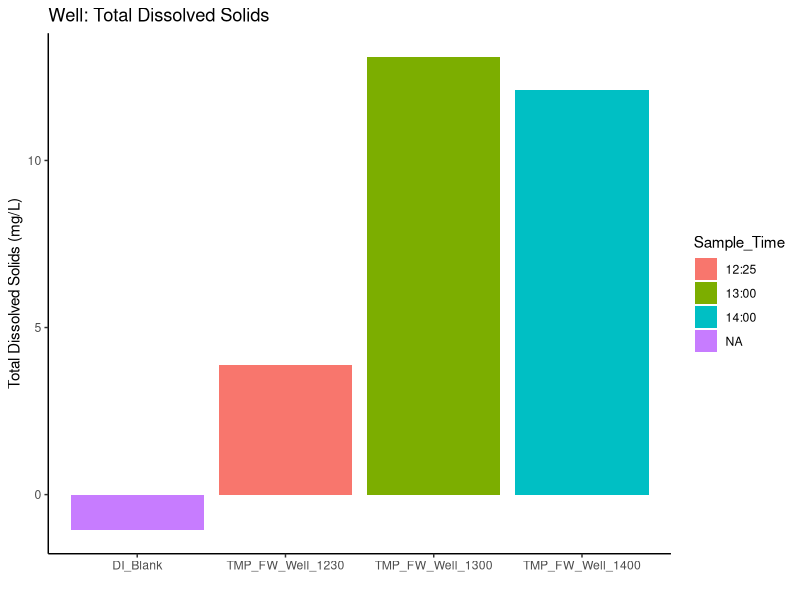
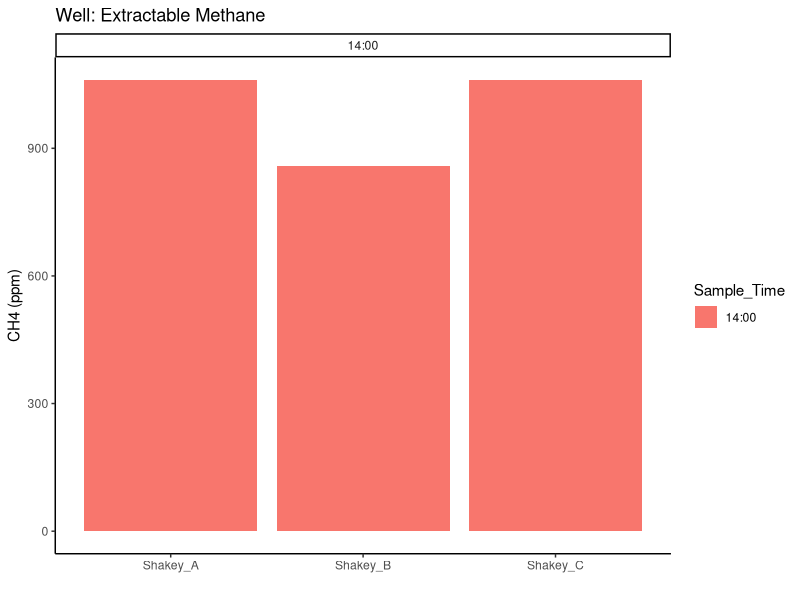
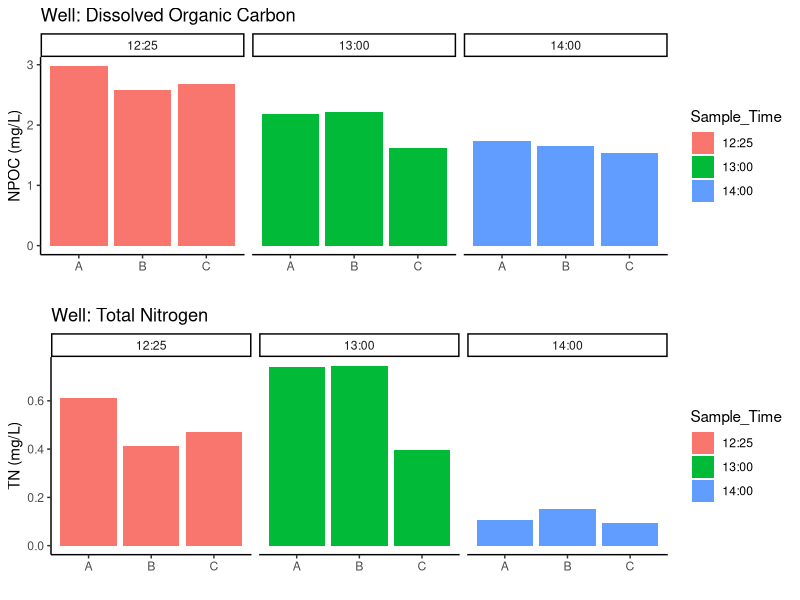

Reproduce these figures in R, in order.
## ---- chunk 1
library(ggplot2)
library(dplyr)
library(knitr)
library(ggpubr)
## ---- chunk 2

#read out title
cat("TSS Data: Samples filtered with GFF")

#Read in the data 
tss <- read.csv("Raw Data/COMPASS_TEMPEST_WellTest_TSS_Data.csv")
#head(tss)

#Calculate an Avg. Sample Weight and caluclate TSS mg/L
tss <- tss %>%
  mutate(Avg_Sample_Weight_g = 
           rowMeans(select(., Tin_Filter_Sample_Weight_Dry_g, 
                           Tin_Filter_Sample_Weight_Dry1_g), na.rm = TRUE))

tss$TSS_mgL <- ((tss$Avg_Sample_Weight_g - tss$Tin_Filter_Weight_g)*1000) /   
  (tss$Filtered_Volume_mL/1000)

final_tss <- tss %>% 
  #select(Project, Plot, grid, sample_name, Vial_ID, date, ) %>%
  mutate(
    Project = "COMPASS",   # new column with same value on every row
    Experiment = "TEMPEST: Well Test",
    Sample_Date = "2025-09-04",
    Sample_Time = c("12:25", "13:00", "14:00", "NA"),
    Replicate = c("A", "A","A", "NA")
  ) 

#this needs altered to match the tempest metadata and clean up 
final_tss <- final_tss %>%
  rename(sample_name = Sample_ID) %>%
  select(
    Project, Experiment, Sample_Date, Sample_Time, Replicate, sample_name,
    TSS_mgL, Filtered_Volume_mL
    # list columns in the order you want them
  )


#plot the TSS 
tss_plot <- ggplot(final_tss, aes(x=sample_name, y=TSS_mgL, fill=Sample_Time)) + 
  geom_bar(stat = "identity")  + 
  labs(title="Well: Total Dissolved Solids", 
       y="Total Dissolved Solids (mg/L)", x=" ") + theme_classic()
 
print(tss_plot)

##remove the DI blank and make a table 
tss_table <- final_tss %>%
  filter(sample_name != "DI_Blank") %>%
  select("sample_name", "TSS_mgL") %>%
  mutate(TSS_mgL = round(TSS_mgL, 2))


kable(tss_table)

##remove the DI blank and make a table 
final_tss <- final_tss %>%
  filter(sample_name != "DI_Blank")

#will put final data in processed data folder
  write.csv(final_tss, "Processed Data/TMP_20250904_FW_WellTest_TSS_Processed.csv")


## ---- chunk 3

#read out title
cat("Greenhouse Gas Data from Shimadzu GC - Shakey Samples")

#Read in the data 
ghg <- read.csv("Processed Data/TMP_20250904_FW_WellTest_GHG_Processed.csv")
#head(doc)

#Plot DOC data 
viz_ch4_plot <-  ggplot(data = ghg, aes(x = sample_name, y = CH4_ppm, fill=Sample_Time)) +
       geom_bar(stat = 'identity') + 
        facet_grid(~Sample_Time, scales="free_x") + 
        theme_classic() + labs(x= " ", y="CH4 (ppm)", title="Well: Extractable Methane") + 
        theme(legend.position="right") 

viz_ch4_plot

#ggarrange(viz_c_plot, viz_n_plot, nrow=2, ncol=1)
#print(viz_c_plot)
#print(viz_n_plot)

##Calculate an average DOC and TN?  
# Calculate the averages
avg_ch4 <- round(mean(ghg$CH4_ppm), 2)
#avg_tn <- round(mean(doc$tdn_mgL), 2)
sd_ch4 <- round(sd(ghg$CH4_ppm), 2)
#sd_tn <- round(sd(doc$tdn_mgL), 2)

# Create a dataframe with the results
ghg_table <- data.frame(
  Analyte = c("CH4 (ppm)"), #, "CO2 (ppm)"),
  Average = c(avg_ch4), #, avg_tn),
  Std_Deviation = c(sd_ch4) #, sd_tn)
)

kable(ghg_table)

## ---- chunk 4

#read out title
cat("DOC and TN Data from Shimadzu TOC/TN")

#Read in the data 
doc <- read.csv("Processed Data/TMP_20250904_FW_WellTest_DOC_Processed.csv")
#head(doc)

#Plot DOC data 
viz_c_plot <-  ggplot(data = doc, aes(x = Replicate, y = npoc_mgL, fill=Sample_Time)) +
       geom_bar(stat = 'identity') + 
        facet_grid(~Sample_Time, scales="free_x") + 
        theme_classic() + labs(x= " ", y="NPOC (mg/L)", title="Well: Dissolved Organic Carbon") + 
        theme(legend.position="right") 


viz_n_plot <-  ggplot(data = doc, aes(x = Replicate, y = tdn_mgL, fill=Sample_Time)) +
       geom_bar(stat = 'identity') + 
        facet_grid(~Sample_Time, scales="free_x") + 
        theme_classic() + labs(x= " ", y="TN (mg/L)", title="Well: Total Nitrogen") + 
        theme(legend.position="right") 

ggarrange(viz_c_plot, viz_n_plot, nrow=2, ncol=1)
#print(viz_c_plot)
#print(viz_n_plot)

##Calculate an average DOC and TN?  
# Calculate the averages
avg_doc <- round(mean(doc$npoc_mgL), 3)
avg_tn <- round(mean(doc$tdn_mgL), 3)
sd_doc <- round(sd(doc$npoc_mgL), 3)
sd_tn <- round(sd(doc$tdn_mgL), 3)

# Create a dataframe with the results
doc_table <- data.frame(
  Analyte = c("DOC (mg/L)", "TN (mg/L)"),
  Average = c(avg_doc, avg_tn),
  Std_Deviation = c(sd_doc, sd_tn)
)

kable(doc_table)
